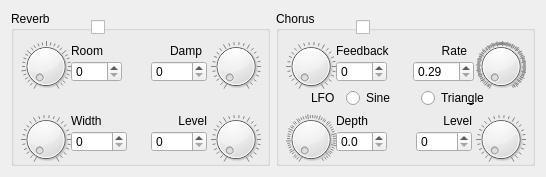
<?xml version="1.0" encoding="UTF-8"?>
<ui version="4.0">
 <class>qmpEfxWindow</class>
 <widget class="QDialog" name="qmpEfxWindow">
  <property name="geometry">
   <rect>
    <x>0</x>
    <y>0</y>
    <width>546</width>
    <height>177</height>
   </rect>
  </property>
  <property name="minimumSize">
   <size>
    <width>546</width>
    <height>177</height>
   </size>
  </property>
  <property name="maximumSize">
   <size>
    <width>546</width>
    <height>177</height>
   </size>
  </property>
  <property name="windowTitle">
   <string>Effects</string>
  </property>
  <layout class="QHBoxLayout" name="horizontalLayout">
   <item>
    <widget class="QGroupBox" name="gReverb">
     <property name="title">
      <string>Reverb</string>
     </property>
     <widget class="QCheckBox" name="cbEnabledR">
      <property name="geometry">
       <rect>
        <x>80</x>
        <y>4</y>
        <width>21</width>
        <height>24</height>
       </rect>
      </property>
      <property name="text">
       <string/>
      </property>
     </widget>
     <widget class="QDial" name="dRoom">
      <property name="geometry">
       <rect>
        <x>10</x>
        <y>30</y>
        <width>50</width>
        <height>51</height>
       </rect>
      </property>
      <property name="maximum">
       <number>120</number>
      </property>
      <property name="notchesVisible">
       <bool>true</bool>
      </property>
     </widget>
     <widget class="QDial" name="dDamp">
      <property name="geometry">
       <rect>
        <x>200</x>
        <y>30</y>
        <width>50</width>
        <height>51</height>
       </rect>
      </property>
      <property name="maximum">
       <number>100</number>
      </property>
      <property name="notchesVisible">
       <bool>true</bool>
      </property>
     </widget>
     <widget class="QDial" name="dWidth">
      <property name="geometry">
       <rect>
        <x>10</x>
        <y>103</y>
        <width>50</width>
        <height>51</height>
       </rect>
      </property>
      <property name="maximum">
       <number>100</number>
      </property>
      <property name="notchesVisible">
       <bool>true</bool>
      </property>
     </widget>
     <widget class="QDial" name="dLevelR">
      <property name="geometry">
       <rect>
        <x>200</x>
        <y>103</y>
        <width>50</width>
        <height>51</height>
       </rect>
      </property>
      <property name="maximum">
       <number>100</number>
      </property>
      <property name="notchesVisible">
       <bool>true</bool>
      </property>
     </widget>
     <widget class="QLabel" name="lbRoom">
      <property name="geometry">
       <rect>
        <x>60</x>
        <y>30</y>
        <width>41</width>
        <height>20</height>
       </rect>
      </property>
      <property name="text">
       <string>Room</string>
      </property>
     </widget>
     <widget class="QSpinBox" name="sbRoom">
      <property name="geometry">
       <rect>
        <x>60</x>
        <y>50</y>
        <width>51</width>
        <height>21</height>
       </rect>
      </property>
      <property name="maximum">
       <number>120</number>
      </property>
     </widget>
     <widget class="QLabel" name="lbDamp">
      <property name="geometry">
       <rect>
        <x>140</x>
        <y>30</y>
        <width>51</width>
        <height>20</height>
       </rect>
      </property>
      <property name="text">
       <string>Damp</string>
      </property>
      <property name="alignment">
       <set>Qt::AlignRight|Qt::AlignTrailing|Qt::AlignVCenter</set>
      </property>
     </widget>
     <widget class="QSpinBox" name="sbDamp">
      <property name="geometry">
       <rect>
        <x>140</x>
        <y>50</y>
        <width>56</width>
        <height>21</height>
       </rect>
      </property>
      <property name="maximum">
       <number>100</number>
      </property>
     </widget>
     <widget class="QLabel" name="lbWidth">
      <property name="geometry">
       <rect>
        <x>60</x>
        <y>100</y>
        <width>51</width>
        <height>20</height>
       </rect>
      </property>
      <property name="text">
       <string>Width</string>
      </property>
     </widget>
     <widget class="QSpinBox" name="sbWidth">
      <property name="geometry">
       <rect>
        <x>60</x>
        <y>120</y>
        <width>56</width>
        <height>21</height>
       </rect>
      </property>
      <property name="maximum">
       <number>100</number>
      </property>
     </widget>
     <widget class="QLabel" name="lbLevelR">
      <property name="geometry">
       <rect>
        <x>145</x>
        <y>100</y>
        <width>51</width>
        <height>20</height>
       </rect>
      </property>
      <property name="text">
       <string>Level</string>
      </property>
      <property name="alignment">
       <set>Qt::AlignRight|Qt::AlignTrailing|Qt::AlignVCenter</set>
      </property>
     </widget>
     <widget class="QSpinBox" name="sbLevelR">
      <property name="geometry">
       <rect>
        <x>140</x>
        <y>120</y>
        <width>56</width>
        <height>21</height>
       </rect>
      </property>
      <property name="maximum">
       <number>100</number>
      </property>
     </widget>
    </widget>
   </item>
   <item>
    <widget class="QGroupBox" name="gChorus">
     <property name="title">
      <string>Chorus</string>
     </property>
     <widget class="QCheckBox" name="cbEnabledC">
      <property name="geometry">
       <rect>
        <x>80</x>
        <y>4</y>
        <width>21</width>
        <height>24</height>
       </rect>
      </property>
      <property name="text">
       <string/>
      </property>
     </widget>
     <widget class="QDial" name="dFeedBack">
      <property name="geometry">
       <rect>
        <x>10</x>
        <y>30</y>
        <width>50</width>
        <height>51</height>
       </rect>
      </property>
      <property name="maximum">
       <number>99</number>
      </property>
      <property name="notchesVisible">
       <bool>true</bool>
      </property>
     </widget>
     <widget class="QDial" name="dRate">
      <property name="geometry">
       <rect>
        <x>200</x>
        <y>30</y>
        <width>50</width>
        <height>51</height>
       </rect>
      </property>
      <property name="minimum">
       <number>29</number>
      </property>
      <property name="maximum">
       <number>500</number>
      </property>
      <property name="value">
       <number>29</number>
      </property>
      <property name="notchesVisible">
       <bool>true</bool>
      </property>
     </widget>
     <widget class="QDial" name="dDepth">
      <property name="geometry">
       <rect>
        <x>10</x>
        <y>103</y>
        <width>50</width>
        <height>51</height>
       </rect>
      </property>
      <property name="maximum">
       <number>210</number>
      </property>
      <property name="notchesVisible">
       <bool>true</bool>
      </property>
     </widget>
     <widget class="QDial" name="dLevelC">
      <property name="geometry">
       <rect>
        <x>200</x>
        <y>103</y>
        <width>50</width>
        <height>51</height>
       </rect>
      </property>
      <property name="maximum">
       <number>100</number>
      </property>
      <property name="notchesVisible">
       <bool>true</bool>
      </property>
     </widget>
     <widget class="QLabel" name="lbFeedBack">
      <property name="geometry">
       <rect>
        <x>60</x>
        <y>30</y>
        <width>71</width>
        <height>20</height>
       </rect>
      </property>
      <property name="text">
       <string>Feedback</string>
      </property>
     </widget>
     <widget class="QSpinBox" name="sbFeedBack">
      <property name="geometry">
       <rect>
        <x>60</x>
        <y>50</y>
        <width>51</width>
        <height>21</height>
       </rect>
      </property>
      <property name="maximum">
       <number>99</number>
      </property>
     </widget>
     <widget class="QLabel" name="lbRate">
      <property name="geometry">
       <rect>
        <x>140</x>
        <y>30</y>
        <width>51</width>
        <height>20</height>
       </rect>
      </property>
      <property name="text">
       <string>Rate</string>
      </property>
      <property name="alignment">
       <set>Qt::AlignRight|Qt::AlignTrailing|Qt::AlignVCenter</set>
      </property>
     </widget>
     <widget class="QLabel" name="lbDepth">
      <property name="geometry">
       <rect>
        <x>60</x>
        <y>100</y>
        <width>51</width>
        <height>20</height>
       </rect>
      </property>
      <property name="text">
       <string>Depth</string>
      </property>
     </widget>
     <widget class="QLabel" name="lbLevelC">
      <property name="geometry">
       <rect>
        <x>145</x>
        <y>100</y>
        <width>51</width>
        <height>20</height>
       </rect>
      </property>
      <property name="text">
       <string>Level</string>
      </property>
      <property name="alignment">
       <set>Qt::AlignRight|Qt::AlignTrailing|Qt::AlignVCenter</set>
      </property>
     </widget>
     <widget class="QSpinBox" name="sbLevelC">
      <property name="geometry">
       <rect>
        <x>140</x>
        <y>120</y>
        <width>56</width>
        <height>21</height>
       </rect>
      </property>
      <property name="maximum">
       <number>100</number>
      </property>
     </widget>
     <widget class="QDoubleSpinBox" name="sbRate">
      <property name="geometry">
       <rect>
        <x>137</x>
        <y>50</y>
        <width>61</width>
        <height>21</height>
       </rect>
      </property>
      <property name="minimum">
       <double>0.290000000000000</double>
      </property>
      <property name="maximum">
       <double>5.000000000000000</double>
      </property>
      <property name="singleStep">
       <double>0.100000000000000</double>
      </property>
     </widget>
     <widget class="QLabel" name="lbLFO">
      <property name="geometry">
       <rect>
        <x>35</x>
        <y>77</y>
        <width>41</width>
        <height>20</height>
       </rect>
      </property>
      <property name="text">
       <string>LFO</string>
      </property>
     </widget>
     <widget class="QRadioButton" name="rbSine">
      <property name="geometry">
       <rect>
        <x>70</x>
        <y>77</y>
        <width>61</width>
        <height>20</height>
       </rect>
      </property>
      <property name="text">
       <string>Sine</string>
      </property>
     </widget>
     <widget class="QRadioButton" name="rbTriangle">
      <property name="geometry">
       <rect>
        <x>145</x>
        <y>77</y>
        <width>91</width>
        <height>20</height>
       </rect>
      </property>
      <property name="text">
       <string>Trian&amp;gle</string>
      </property>
     </widget>
     <widget class="QDoubleSpinBox" name="sbDepth">
      <property name="geometry">
       <rect>
        <x>60</x>
        <y>120</y>
        <width>51</width>
        <height>21</height>
       </rect>
      </property>
      <property name="decimals">
       <number>1</number>
      </property>
      <property name="maximum">
       <double>21.000000000000000</double>
      </property>
      <property name="singleStep">
       <double>0.100000000000000</double>
      </property>
     </widget>
    </widget>
   </item>
  </layout>
 </widget>
 <resources/>
 <connections/>
</ui>
